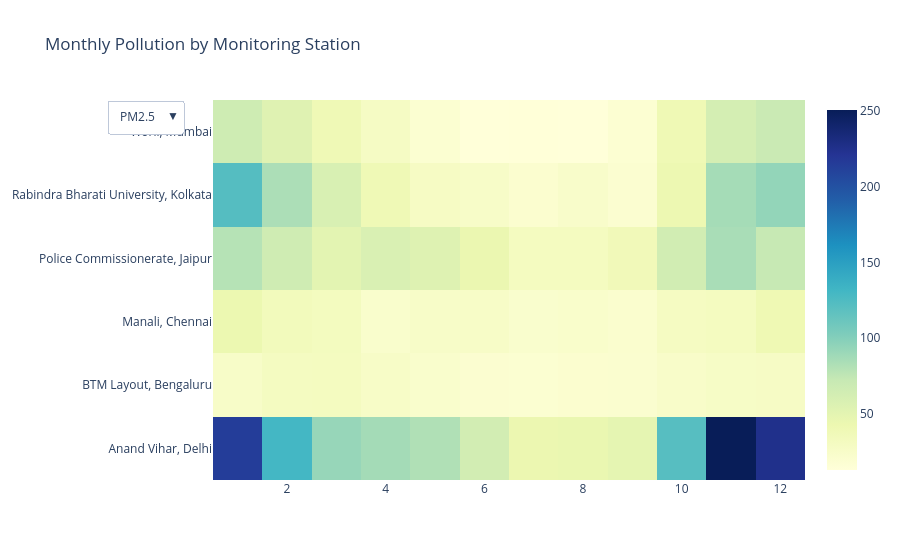

Write notebook code for a chart like this one.
### Markdown cell above
The chart plots each monitoring station’s annual median PM2.5 from 2019 to 2025. We can use the dropdown to switch pollutants; the image shows PM2.5.
 1. for PM2.5, annual median followed different paths across the six monitoring stations. Delhi remained highest, peaking in 2022 and then declining; Bengaluru, Chennai, Jaipur, and Kolkata ended below their 2019 medians, while Mumbai ended higher. The year-to-year fluctuations mean the chart does not support one uniform “air is getting cleaner” conclusion. ALso Mumbai’s 2019 comparison needs caution because its data coverage was lower that year.  

 2. For PM10, annual median differs sharply across the monitoring stations. Anand Vihar, Delhi, remains highest, rising to a peak around 2022 before declining by 2025; Jaipur is generally the next highest. Bengaluru and Chennai have lower values in the years shown, but missing early records limit their trend comparisons. Overall, the chart shows station-specific fluctuations rather than one shared, steady improvement

### Code cell
monthly = data.groupby(["station", "month"])[
    ["PM2.5 (µg/m³)", "PM10 (µg/m³)"]
].median().reset_index()

fig = go.Figure()

for pollutant in ["PM2.5 (µg/m³)", "PM10 (µg/m³)"]:
    chart_data = monthly.pivot(
        index="station",
        columns="month",
        values=pollutant
    ).reindex(station_order)

    fig.add_trace(go.Heatmap(
        z=chart_data.values,
        x=chart_data.columns,
        y=chart_data.index,
        colorscale="YlGnBu",
        visible=(pollutant == "PM2.5 (µg/m³)")
    ))

fig.update_layout(
    title="Monthly Pollution by Monitoring Station",
    updatemenus=[{
        "buttons": [
            {
                "label": "PM2.5",
                "method": "update",
                "args": [
                    {"visible": [True, False]},
                    {"title": "Monthly Median PM2.5  by Monitoring Station"}
                ]
            },
            {
                "label": "PM10",
                "method": "update",
                "args": [
                    {"visible": [False, True]},
                    {"title": "Monthly Median PM10 by Monitoring Station"}
                ]
            }
        ],
        "direction": "down"
    }]
)

fig.show()

### Figure 1 — Plotly figure (JSON) as saved in the notebook; plotly's stock layout.template omitted (floating-point values rounded to 4 significant figures)
{"data": [{"colorscale": [[0, "rgb(255,255,217)"], [0.125, "rgb(237,248,177)"], [0.25, "rgb(199,233,180)"], [0.375, "rgb(127,205,187)"], [0.5, "rgb(65,182,196)"], [0.625, "rgb(29,145,192)"], [0.75, "rgb(34,94,168)"], [0.875, "rgb(37,52,148)"], [1, "rgb(8,29,88)"]], "type": "heatmap", "visible": true, "x": [1, 2, 3, 4, 5, 6, 7, 8, 9, 10, 11, 12], "y": ["Anand Vihar, Delhi", "BTM Layout, Bengaluru", "Manali, Chennai", "Police Commissionerate, Jaipur", "Rabindra Bharati University, Kolkata", "Worli, Mumbai"], "z": [[214.3, 130.4, 92.02, 86.7, 81.9, 63.51, 43.61, 45.21, 49.09, 121.2, 250.8, 225.7], [25.45, 30.75, 31.72, 26.13, 22.84, 19.33, 18.78, 19.97, 20.37, 25.0, 27.17, 27.73], [43.52, 34.42, 31.87, 22.16, 25.55, 26.41, 22.07, 22.85, 20.67, 29.85, 31.76, 39.99], [79.15, 65.89, 50.46, 57.83, 54.23, 43.79, 31.5, 31.73, 36.53, 64.25, 84.56, 72.09], [122.3, 83.56, 59.07, 38.76, 28.36, 25.49, 20.08, 23.61, 19.76, 42.13, 86.44, 93.82], [66.47, 53.84, 39.13, 28.62, 18.68, 12.81, 13.48, 12.82, 17.85, 39.32, 62.09, 69.95]]}, {"colorscale": [[0, "rgb(255,255,217)"], [0.125, "rgb(237,248,177)"], [0.25, "rgb(199,233,180)"], [0.375, "rgb(127,205,187)"], [0.5, "rgb(65,182,196)"], [0.625, "rgb(29,145,192)"], [0.75, "rgb(34,94,168)"], [0.875, "rgb(37,52,148)"], [1, "rgb(8,29,88)"]], "type": "heatmap", "visible": false, "x": [1, 2, 3, 4, 5, 6, 7, 8, 9, 10, 11, 12], "y": ["Anand Vihar, Delhi", "BTM Layout, Bengaluru", "Manali, Chennai", "Police Commissionerate, Jaipur", "Rabindra Bharati University, Kolkata", "Worli, Mumbai"], "z": [[356.0, 299.4, 246.6, 276.1, 224.2, 198.4, 110.8, 119.9, 130.1, 367.4, 484.2, 387.9], [70.78, 75.15, 79.21, 69.99, 47.87, 43.62, 44.36, 40.43, 47.15, 58.1, 62.15, 76.44], [84.17, 75.23, 63.63, 48.03, 52.36, 48.94, 39.77, 44.56, 50.56, 59.0, 63.73, 75.22], [155.1, 141.5, 113.8, 129.8, 135.3, 101.5, 66.87, 72.68, 79.83, 145.5, 183.3, 152.6], [228.3, 184.9, 125.7, 90.83, 59.62, 55.18, 46.02, 52.65, 47.76, 89.56, 171.9, 201.2], [134.8, 125.1, 96.18, 76.26, 68.5, 45.04, 49.33, 48.12, 44.82, 78.78, 130.1, 137.1]]}], "layout": {"title": {"text": "Monthly Pollution by Monitoring Station"}, "updatemenus": [{"buttons": [{"args": [{"visible": [true, false]}, {"title": "Monthly Median PM2.5  by Monitoring Station"}], "label": "PM2.5", "method": "update"}, {"args": [{"visible": [false, true]}, {"title": "Monthly Median PM10 by Monitoring Station"}], "label": "PM10", "method": "update"}], "direction": "down"}]}}
